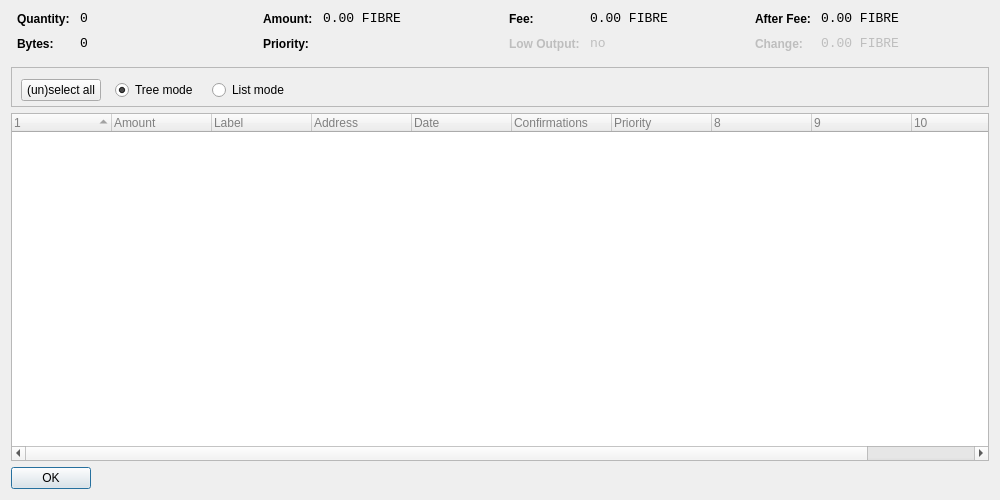
<?xml version="1.0" encoding="UTF-8"?>
<ui version="4.0">
 <class>CoinControlDialog</class>
 <widget class="QDialog" name="CoinControlDialog">
  <property name="geometry">
   <rect>
    <x>0</x>
    <y>0</y>
    <width>1000</width>
    <height>500</height>
   </rect>
  </property>
  <property name="windowTitle">
   <string>Coin Control</string>
  </property>
  <property name="styleSheet">
   <string notr="true">QProgressBar {
        background-color: #333333;
        border-radius: 6px;
        text-align: center;
        color: white;
}

QProgressBar::chunk {
        background: QLinearGradient(x1: 0, y1: 0, x2: 1, y2: 0, stop: 0 #e86941, stop: 1 #e8694f);
        border-radius: 6px; margin: 0px;
}

QScrollArea {
        border-radius: 6px;
        border-width: 0;
        border-style: none;
        padding: 8px;
        background-color: #111;
        color: white;
}

QSpinBox {
        border-radius: 4px;
        border-width: 0;
        border-style: none;
        padding: 8px;
        background-color: #111;
        color: white;
}

QCheckBox {
        border-radius: 4px;
        border-width: 0;
        border-style: none;
        padding: 8px;
        background-color: #111;
        color: white;
}
QVBoxLayout {
        border-radius: 6px;
        border-width: 0;
        border-style: none;
        padding: 8px;
        background-color: #111;
        color: white;
}

QDialog, QMainWindow, QFrame {
	color: white;
	background-color: #333333;
	border: none;
}

QMenu {
	background-color: #333333; color: white;
}

QLabel {
	background-color: transparent;
}

QCheckBox {
    color: white;
}

QFrame#central { background-color: #333333; border: none }
QFrame#frame, QFrame#frame_2, QFrame#frame_3 {
	background-color: #333333;
	border-style: plain;
	border-width: 20px;
	border-radius: 20px;
	border-color: #111;
	min-width: 10em;
	padding: 6px;
}
QLabel[openExternalLinks=true], QHeaderView { color: #aaaaaa }
QLabel[openExternalLinks=false] { color: white; font-weight: normal }
QPushButton, QToolButton {
	border: 4px solid #111;
	border-radius: 12px;
	background-color: #111;
	color: white;
	padding: 6px;
	margin: 6px;
}
QPushButton:pressed, QToolButton:checked {
	color: #e86941;
}
QPushButton:pressed, QToolButton:pressed {
	border-color: #e86941;
	color: #aaaaaa;
}
QPushButton:disabled, QToolButton:disabled {
	color: #444;
	background-color: #222;
}


#scrollAreaWidgetContents QToolButton {
	border-radius: 8px;
	border-width: 0px;
}

/* the background-color is overridden to transparent for mac os x 
   due to the entire toolbar area not being drawable in a regular
   QMainWindow
*/
QToolBar { background: #333333; border: 0px solid black; padding: 3px; }

QToolBar::handle { image: url(handle.png); }
QStatusBar { background: #333333; }
QMenuBar { background: #333333; }
QMenuBar::item { background: #333333; color: white; }

#scrollAreaWidgetContents { background: #222 }
#scrollAreaWidgetContents &gt; QFrame { background-color: #222; border-width: 0px; border-style: none; }

QLineEdit {
	border-radius: 6px;
	border-width: 2px;
	border-color: #222;
	padding: 8px;
	background-color: #111;
	color: white;
}

QComboBox {
	border-radius: 6px;
	border-width: 0;
	border-style: none;
	padding: 8px;
	background-color: #111;
	color: white;
}

QComboBox::drop-down {
	border-width: 0;
	border-style: none;
	background-color: #111;
	color: white;
}

QTableView {
	background: #111;
	color: white;
	border-style: none;
	selection-background-color: #aaaaaa;
    alternate-background-color: #222;
	selection-color: #111;
	border: 0px solid black;
}

QHeaderView { color: #aaaaaa; background-color: #111; background-image: none; }
QHeaderView::section { color: #aaaaaa; background-color: #222; }
QHeaderView::section:checked { background-color: #111; }

QTabWidget {
	background: #111;
}

 QTabWidget::pane {
     border-top: 2px solid #111;
     border: 4px solid #111;
     border-bottom-left-radius: 8px;
     border-bottom-right-radius: 8px;
     border-top-right-radius: 8px;
	background: #111;
 }

 QTabWidget::tab-bar {
     left: 5px; /* move to the right by 5px */
 }

 /* Style the tab using the tab sub-control. Note that
     it reads QTabBar _not_ QTabWidget */
 QTabBar::tab {
     background: #111;
     border: 4px solid #222;
     border-bottom-color: #111; /* same as the pane color */
     border-top-left-radius: 4px;
     border-top-right-radius: 4px;
     min-width: 8ex;
     padding: 4px;
     color: #888;
 }

 QTabBar::tab:selected, QTabBar::tab:hover {
     color: #aaaaaa
 }

 QTabBar::tab:selected {
     border-color: #111; /* same as pane color */
     border-top-color: #aaaaaa;
 }

 QTabBar::tab:!selected {
     margin-top: 2px; /* make non-selected tabs look smaller */
 }

 /* make use of negative margins for overlapping tabs */
 QTabBar::tab:selected {
     /* expand/overlap to the left and right by 4px */
     margin-left: -4px;
     margin-right: -4px;
 }

 QTabBar::tab:first:selected {
     margin-left: 0; /* the first selected tab has nothing to overlap with on the left */
 }

 QTabBar::tab:last:selected {
     margin-right: 0; /* the last selected tab has nothing to overlap with on the right */
 }

 QTabBar::tab:only-one {
     margin: 0; /* if there is only one tab, we don't want overlapping margins */
 }


</string>
  </property>
  <layout class="QVBoxLayout" name="verticalLayout">
   <item>
    <layout class="QHBoxLayout" name="horizontalLayoutTop" stretch="0,0,0,0">
     <property name="topMargin">
      <number>0</number>
     </property>
     <property name="bottomMargin">
      <number>10</number>
     </property>
     <item>
      <layout class="QFormLayout" name="formLayoutCoinControl1">
       <property name="horizontalSpacing">
        <number>10</number>
       </property>
       <property name="verticalSpacing">
        <number>10</number>
       </property>
       <property name="leftMargin">
        <number>6</number>
       </property>
       <property name="rightMargin">
        <number>6</number>
       </property>
       <item row="0" column="0">
        <widget class="QLabel" name="labelCoinControlQuantityText">
         <property name="styleSheet">
          <string notr="true">font-weight:bold;</string>
         </property>
         <property name="text">
          <string>Quantity:</string>
         </property>
        </widget>
       </item>
       <item row="0" column="1">
        <widget class="QLabel" name="labelCoinControlQuantity">
         <property name="font">
          <font>
           <family>Monospace</family>
           <pointsize>10</pointsize>
          </font>
         </property>
         <property name="cursor">
          <cursorShape>IBeamCursor</cursorShape>
         </property>
         <property name="contextMenuPolicy">
          <enum>Qt::ActionsContextMenu</enum>
         </property>
         <property name="text">
          <string notr="true">0</string>
         </property>
         <property name="textInteractionFlags">
          <set>Qt::LinksAccessibleByMouse|Qt::TextSelectableByKeyboard|Qt::TextSelectableByMouse</set>
         </property>
        </widget>
       </item>
       <item row="1" column="0">
        <widget class="QLabel" name="labelCoinControlBytesText">
         <property name="styleSheet">
          <string notr="true">font-weight:bold;</string>
         </property>
         <property name="text">
          <string>Bytes:</string>
         </property>
        </widget>
       </item>
       <item row="1" column="1">
        <widget class="QLabel" name="labelCoinControlBytes">
         <property name="font">
          <font>
           <family>Monospace</family>
           <pointsize>10</pointsize>
          </font>
         </property>
         <property name="cursor">
          <cursorShape>IBeamCursor</cursorShape>
         </property>
         <property name="contextMenuPolicy">
          <enum>Qt::ActionsContextMenu</enum>
         </property>
         <property name="text">
          <string notr="true">0</string>
         </property>
         <property name="textInteractionFlags">
          <set>Qt::LinksAccessibleByMouse|Qt::TextSelectableByKeyboard|Qt::TextSelectableByMouse</set>
         </property>
        </widget>
       </item>
      </layout>
     </item>
     <item>
      <layout class="QFormLayout" name="formLayoutCoinControl2">
       <property name="horizontalSpacing">
        <number>10</number>
       </property>
       <property name="verticalSpacing">
        <number>10</number>
       </property>
       <property name="leftMargin">
        <number>6</number>
       </property>
       <property name="rightMargin">
        <number>6</number>
       </property>
       <item row="0" column="0">
        <widget class="QLabel" name="labelCoinControlAmountText">
         <property name="styleSheet">
          <string notr="true">font-weight:bold;</string>
         </property>
         <property name="text">
          <string>Amount:</string>
         </property>
        </widget>
       </item>
       <item row="0" column="1">
        <widget class="QLabel" name="labelCoinControlAmount">
         <property name="font">
          <font>
           <family>Monospace</family>
           <pointsize>10</pointsize>
          </font>
         </property>
         <property name="cursor">
          <cursorShape>IBeamCursor</cursorShape>
         </property>
         <property name="contextMenuPolicy">
          <enum>Qt::ActionsContextMenu</enum>
         </property>
         <property name="text">
          <string notr="true">0.00 FIBRE</string>
         </property>
         <property name="textInteractionFlags">
          <set>Qt::LinksAccessibleByMouse|Qt::TextSelectableByKeyboard|Qt::TextSelectableByMouse</set>
         </property>
        </widget>
       </item>
       <item row="1" column="0">
        <widget class="QLabel" name="labelCoinControlPriorityText">
         <property name="styleSheet">
          <string notr="true">font-weight:bold;</string>
         </property>
         <property name="text">
          <string>Priority:</string>
         </property>
        </widget>
       </item>
       <item row="1" column="1">
        <widget class="QLabel" name="labelCoinControlPriority">
         <property name="font">
          <font>
           <family>Monospace</family>
           <pointsize>10</pointsize>
          </font>
         </property>
         <property name="cursor">
          <cursorShape>IBeamCursor</cursorShape>
         </property>
         <property name="contextMenuPolicy">
          <enum>Qt::ActionsContextMenu</enum>
         </property>
         <property name="text">
          <string/>
         </property>
         <property name="textInteractionFlags">
          <set>Qt::LinksAccessibleByMouse|Qt::TextSelectableByKeyboard|Qt::TextSelectableByMouse</set>
         </property>
        </widget>
       </item>
      </layout>
     </item>
     <item>
      <layout class="QFormLayout" name="formLayoutCoinControl3">
       <property name="horizontalSpacing">
        <number>10</number>
       </property>
       <property name="verticalSpacing">
        <number>10</number>
       </property>
       <property name="leftMargin">
        <number>6</number>
       </property>
       <property name="rightMargin">
        <number>6</number>
       </property>
       <item row="0" column="0">
        <widget class="QLabel" name="labelCoinControlFeeText">
         <property name="styleSheet">
          <string notr="true">font-weight:bold;</string>
         </property>
         <property name="text">
          <string>Fee:</string>
         </property>
        </widget>
       </item>
       <item row="0" column="1">
        <widget class="QLabel" name="labelCoinControlFee">
         <property name="font">
          <font>
           <family>Monospace</family>
           <pointsize>10</pointsize>
          </font>
         </property>
         <property name="cursor">
          <cursorShape>IBeamCursor</cursorShape>
         </property>
         <property name="contextMenuPolicy">
          <enum>Qt::ActionsContextMenu</enum>
         </property>
         <property name="text">
          <string notr="true">0.00 FIBRE</string>
         </property>
         <property name="textInteractionFlags">
          <set>Qt::LinksAccessibleByMouse|Qt::TextSelectableByKeyboard|Qt::TextSelectableByMouse</set>
         </property>
        </widget>
       </item>
       <item row="1" column="0">
        <widget class="QLabel" name="labelCoinControlLowOutputText">
         <property name="enabled">
          <bool>false</bool>
         </property>
         <property name="styleSheet">
          <string notr="true">font-weight:bold;</string>
         </property>
         <property name="text">
          <string>Low Output:</string>
         </property>
        </widget>
       </item>
       <item row="1" column="1">
        <widget class="QLabel" name="labelCoinControlLowOutput">
         <property name="enabled">
          <bool>false</bool>
         </property>
         <property name="font">
          <font>
           <family>Monospace</family>
           <pointsize>10</pointsize>
          </font>
         </property>
         <property name="cursor">
          <cursorShape>IBeamCursor</cursorShape>
         </property>
         <property name="contextMenuPolicy">
          <enum>Qt::ActionsContextMenu</enum>
         </property>
         <property name="text">
          <string notr="true">no</string>
         </property>
         <property name="textInteractionFlags">
          <set>Qt::LinksAccessibleByMouse|Qt::TextSelectableByKeyboard|Qt::TextSelectableByMouse</set>
         </property>
        </widget>
       </item>
      </layout>
     </item>
     <item>
      <layout class="QFormLayout" name="formLayoutCoinControl4">
       <property name="horizontalSpacing">
        <number>10</number>
       </property>
       <property name="verticalSpacing">
        <number>10</number>
       </property>
       <property name="leftMargin">
        <number>6</number>
       </property>
       <property name="rightMargin">
        <number>6</number>
       </property>
       <item row="0" column="0">
        <widget class="QLabel" name="labelCoinControlAfterFeeText">
         <property name="styleSheet">
          <string notr="true">font-weight:bold;</string>
         </property>
         <property name="text">
          <string>After Fee:</string>
         </property>
        </widget>
       </item>
       <item row="0" column="1">
        <widget class="QLabel" name="labelCoinControlAfterFee">
         <property name="font">
          <font>
           <family>Monospace</family>
           <pointsize>10</pointsize>
          </font>
         </property>
         <property name="cursor">
          <cursorShape>IBeamCursor</cursorShape>
         </property>
         <property name="contextMenuPolicy">
          <enum>Qt::ActionsContextMenu</enum>
         </property>
         <property name="text">
          <string notr="true">0.00 FIBRE</string>
         </property>
         <property name="textInteractionFlags">
          <set>Qt::LinksAccessibleByMouse|Qt::TextSelectableByKeyboard|Qt::TextSelectableByMouse</set>
         </property>
        </widget>
       </item>
       <item row="1" column="0">
        <widget class="QLabel" name="labelCoinControlChangeText">
         <property name="enabled">
          <bool>false</bool>
         </property>
         <property name="styleSheet">
          <string notr="true">font-weight:bold;</string>
         </property>
         <property name="text">
          <string>Change:</string>
         </property>
        </widget>
       </item>
       <item row="1" column="1">
        <widget class="QLabel" name="labelCoinControlChange">
         <property name="enabled">
          <bool>false</bool>
         </property>
         <property name="font">
          <font>
           <family>Monospace</family>
           <pointsize>10</pointsize>
          </font>
         </property>
         <property name="cursor">
          <cursorShape>IBeamCursor</cursorShape>
         </property>
         <property name="contextMenuPolicy">
          <enum>Qt::ActionsContextMenu</enum>
         </property>
         <property name="text">
          <string notr="true">0.00 FIBRE</string>
         </property>
         <property name="textInteractionFlags">
          <set>Qt::LinksAccessibleByMouse|Qt::TextSelectableByKeyboard|Qt::TextSelectableByMouse</set>
         </property>
        </widget>
       </item>
      </layout>
     </item>
    </layout>
   </item>
   <item>
    <widget class="QFrame" name="frame">
     <property name="minimumSize">
      <size>
       <width>182</width>
       <height>40</height>
      </size>
     </property>
     <property name="frameShape">
      <enum>QFrame::StyledPanel</enum>
     </property>
     <property name="frameShadow">
      <enum>QFrame::Sunken</enum>
     </property>
     <widget class="QWidget" name="horizontalLayoutWidget">
      <property name="geometry">
       <rect>
        <x>10</x>
        <y>0</y>
        <width>781</width>
        <height>47</height>
       </rect>
      </property>
      <layout class="QHBoxLayout" name="horizontalLayoutPanel" stretch="0,0,0,0">
       <property name="spacing">
        <number>14</number>
       </property>
       <item>
        <widget class="QPushButton" name="pushButtonSelectAll">
         <property name="sizePolicy">
          <sizepolicy hsizetype="Maximum" vsizetype="Fixed">
           <horstretch>0</horstretch>
           <verstretch>0</verstretch>
          </sizepolicy>
         </property>
         <property name="text">
          <string>(un)select all</string>
         </property>
        </widget>
       </item>
       <item>
        <widget class="QRadioButton" name="radioTreeMode">
         <property name="sizePolicy">
          <sizepolicy hsizetype="Maximum" vsizetype="Fixed">
           <horstretch>0</horstretch>
           <verstretch>0</verstretch>
          </sizepolicy>
         </property>
         <property name="text">
          <string>Tree mode</string>
         </property>
         <property name="checked">
          <bool>true</bool>
         </property>
        </widget>
       </item>
       <item>
        <widget class="QRadioButton" name="radioListMode">
         <property name="sizePolicy">
          <sizepolicy hsizetype="Maximum" vsizetype="Fixed">
           <horstretch>0</horstretch>
           <verstretch>0</verstretch>
          </sizepolicy>
         </property>
         <property name="text">
          <string>List mode</string>
         </property>
        </widget>
       </item>
       <item>
        <spacer name="horizontalSpacer">
         <property name="orientation">
          <enum>Qt::Horizontal</enum>
         </property>
         <property name="sizeHint" stdset="0">
          <size>
           <width>40</width>
           <height>20</height>
          </size>
         </property>
        </spacer>
       </item>
      </layout>
     </widget>
    </widget>
   </item>
   <item>
    <widget class="CoinControlTreeWidget" name="treeWidget">
     <property name="contextMenuPolicy">
      <enum>Qt::CustomContextMenu</enum>
     </property>
     <property name="styleSheet">
      <string notr="true">QFrame {
	color: grey;

}</string>
     </property>
     <property name="sortingEnabled">
      <bool>false</bool>
     </property>
     <property name="columnCount">
      <number>11</number>
     </property>
     <attribute name="headerShowSortIndicator" stdset="0">
      <bool>true</bool>
     </attribute>
     <attribute name="headerStretchLastSection">
      <bool>false</bool>
     </attribute>
     <column>
      <property name="text">
       <string/>
      </property>
     </column>
     <column>
      <property name="text">
       <string>Amount</string>
      </property>
     </column>
     <column>
      <property name="text">
       <string>Label</string>
      </property>
     </column>
     <column>
      <property name="text">
       <string>Address</string>
      </property>
     </column>
     <column>
      <property name="text">
       <string>Date</string>
      </property>
     </column>
     <column>
      <property name="text">
       <string>Confirmations</string>
      </property>
      <property name="toolTip">
       <string>Confirmed</string>
      </property>
     </column>
     <column>
      <property name="text">
       <string>Priority</string>
      </property>
     </column>
     <column>
      <property name="text">
       <string/>
      </property>
     </column>
     <column>
      <property name="text">
       <string/>
      </property>
     </column>
     <column>
      <property name="text">
       <string/>
      </property>
     </column>
     <column>
      <property name="text">
       <string/>
      </property>
     </column>
    </widget>
   </item>
   <item>
    <widget class="QDialogButtonBox" name="buttonBox">
     <property name="sizePolicy">
      <sizepolicy hsizetype="Maximum" vsizetype="Fixed">
       <horstretch>0</horstretch>
       <verstretch>0</verstretch>
      </sizepolicy>
     </property>
     <property name="orientation">
      <enum>Qt::Horizontal</enum>
     </property>
     <property name="standardButtons">
      <set>QDialogButtonBox::Ok</set>
     </property>
    </widget>
   </item>
  </layout>
 </widget>
 <customwidgets>
  <customwidget>
   <class>CoinControlTreeWidget</class>
   <extends>QTreeWidget</extends>
   <header>coincontroltreewidget.h</header>
  </customwidget>
 </customwidgets>
 <resources/>
 <connections/>
</ui>
